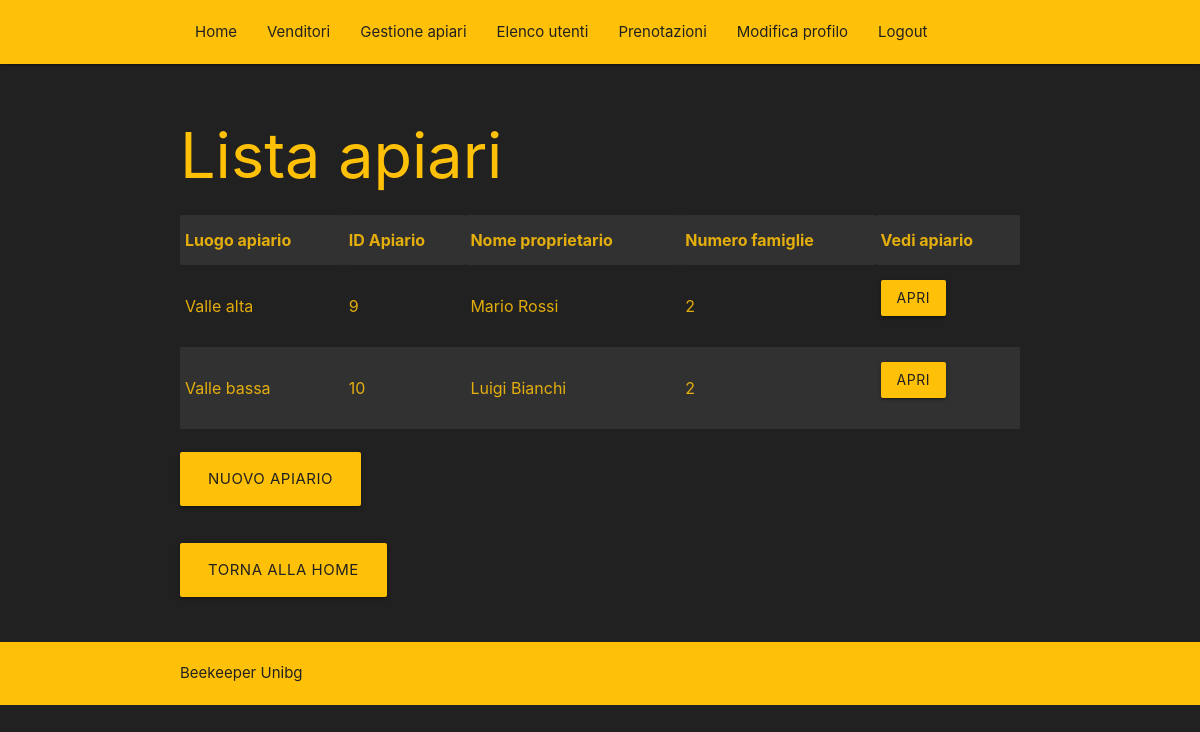
Page /site/vedi_apiario.php (signed in) on the committed database.
### tables this page shows
CREATE TABLE `apiari` (
  `id_apiario` int(10) NOT NULL,
  `id_venditore` int(10) NOT NULL,
  `luogo` varchar(30) DEFAULT NULL,
  `altitudine` int(10) DEFAULT NULL
);

CREATE TABLE `users` (
  `id_user` int(11) NOT NULL,
  `user` text NOT NULL,
  `password` text NOT NULL,
  `nome` text NOT NULL,
  `cognome` text NOT NULL,
  `data_nascita` date NOT NULL DEFAULT '0000-00-00',
  `residenza` text NOT NULL,
  `num_tel` varchar(30) NOT NULL DEFAULT ''
);

### site/vedi_apiario.php (the view, shortened to what this page needs)
<?php
	$ruolo_login = $_SESSION["role"];
?>
<html>
	<head>
		<link type="text/css" rel="stylesheet" href="css/materialize.css"  media="screen,projection"/>
	</head>
	<body>
		<header>
			<?php
				include 'menu.php';
			?>
		</header>
		<main>
			<div class="section no-pad-bot" id="index-banner">
				<div class="container">
					<?php
						$nomeDB ="localhost";
						$user = "beekeeperunibg";
						$psw = "";
						$database = "my_beekeeperunibg";
						$con = mysqli_connect($nomeDB,$user,$psw,$database);
						if(!$con) die ("Errore di connessione");
							else
							{
								if ( strcmp ($ruolo_login, "admin") == 0 )
								{
									$sql3 = "SELECT luogo, id_apiario, nome, cognome
									FROM apiari, users
									WHERE apiari.id_venditore=users.id_user";
									$sql4 = "SELECT COUNT(*) AS num_famiglie
									FROM apiari
									INNER JOIN famiglie
									ON apiari.id_apiario = famiglie.id_apiario
									GROUP BY apiari.id_apiario";
									$query3 = mysqli_query($con, $sql3);
									$query4 = mysqli_query($con, $sql4);
								}
							}
					?>
					<h1 class='header orange-text'>Lista apiari</h1>
					<?php
						echo "<div>";
							echo "<table border='1' class='striped'>";
							echo "<tr>";
								echo "<th>Luogo apiario</th>";
								echo "<th>ID Apiario</th>";
								echo "<th>Nome proprietario</th>";
								echo "<th>Numero famiglie</th>";
								echo "<th>Vedi apiario</th>";
							echo "</tr>";
							while ($row3 = mysqli_fetch_assoc($query3))
							{
								$row4 = mysqli_fetch_assoc($query4);
								echo "<tr>";
									echo "<td>".$row3['luogo']."</td>";
									echo "<td>".$row3['id_apiario']."</td>";
									echo "<td>".$row3['nome']." ".$row3['cognome']."</td>";
									echo "<td>".$row4['num_famiglie']."</td>";
									echo "<td>
											<form action='vedere_apiario.php' method='get'>
												<input type='hidden' name='id_apiario' value='".$row3['id_apiario']."'>
												<button class='btn waves-effect waves-light' type='submit' name='action'>Apri</button>
											</form>
										</td>";
								echo "</tr>";
							}
							echo '</table>';
						echo "</div>";
					?>
					<br>
					<form method="get" action = "new_apiario.php">
						<button class="btn-large waves-effect waves-light orange" type="submit" name="action">Nuovo apiario</button>
					</form>
					<br><a href="/site/home.php"class="btn-large waves-effect waves-light orange">Torna alla home</a><br><br><br>
				</div>
			</div>
		</main>
		<footer class="page-footer">
            <div class="container grey-text text-darken-4">
				Beekeeper Unibg
            </div>
        </footer>
	</body>
</html>

### rows in the picture
apiari: luogo "Valle alta", id_apiario "9", users.nome "Mario", users.cognome "Rossi", num_famiglie "2"
apiari: luogo "Valle bassa", id_apiario "10", users.nome "Luigi", users.cognome "Bianchi", num_famiglie "2"
